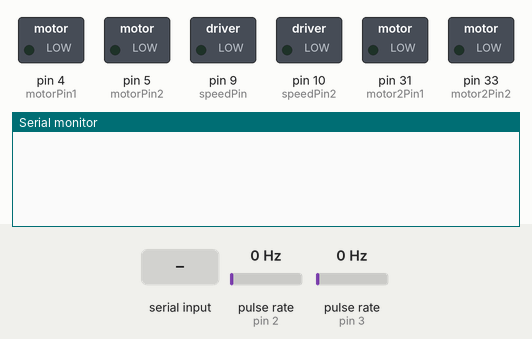
The sketch below on a simulated Arduino Mega 2560, built with avr-gcc and run on an emulated ATmega2560. Parts: switched loads named in the sketch (green lamp = pin HIGH), the last lines printed to the serial monitor. Wiring (inferred from the names in the program): 2 × pulse sensor: data pin 2 / data pin 3. The test bench sets the inputs (shaded band); at power-on: pulse rate (sensors on pin 2, pin 3) 0 Hz.

Above: at 1.2 s.
1.3 s: "90,45,200\n" received over Serial
At 3.2 s:
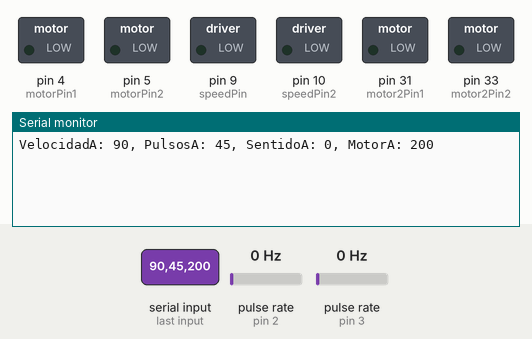
3.5 s: "90,45\n" received over Serial
At 5.1 s:
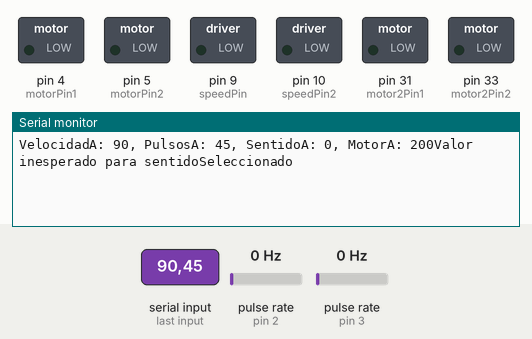
5.5 s: "90,45,200,10\n" received over Serial
At 6.6 s:
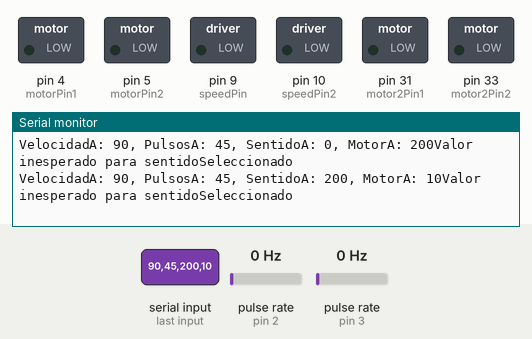

The sketch:

backendArduino.ino
```cpp
#include <avr/wdt.h>

int velocidadIngresada = 0;
int pulsosIngresados = 0;
int sentidoSeleccionado = 0;

int motorSeleccionado = 0;

const int motorPin1 = 4;   // Pin de control del motor - dirección 1
const int motorPin2 = 5;   // Pin de control del motor - dirección 2
const int speedPin = 9;    // Pin de salida PWM para controlar la velocidad del motor
const int encoderPin = 2;  // Pin de lectura del encoder (canal A)

const int motor2Pin1 = 31;
const int motor2Pin2 = 33;
const int speedPin2 = 10;
const int encoder2Pin = 3;

const int limitSensorRightPin = 6;  // Pin del sensor de límite derecho
const int limitSensorLeftPin = 7;   // Pin del sensor de límite izquierdo

volatile int contador = 0;  // Variable para almacenar la posición del encoder


void setup() {
  // Configuración de pines
  pinMode(motorPin1, OUTPUT);
  pinMode(motorPin2, OUTPUT);
  pinMode(encoderPin, INPUT_PULLUP);
  pinMode(speedPin, OUTPUT);

  pinMode(motor2Pin1, OUTPUT);
  pinMode(motor2Pin2, OUTPUT);
  pinMode(encoder2Pin, INPUT_PULLUP);
  pinMode(speedPin2, OUTPUT);

  pinMode(limitSensorRightPin, INPUT_PULLUP);
  pinMode(limitSensorLeftPin, INPUT_PULLUP);


  // Iniciar el monitor serial
  Serial.begin(9600);

  // Interrupciones para lectura del encoder
  attachInterrupt(digitalPinToInterrupt(encoderPin), updatePosition, CHANGE);  // CHANGE, RISING, FALLING, LOW y HIGH
  attachInterrupt(digitalPinToInterrupt(encoder2Pin), updatePosition, CHANGE);
  attachInterrupt(digitalPinToInterrupt(limitSensorRightPin), detenerDerecha, CHANGE);
  attachInterrupt(digitalPinToInterrupt(limitSensorLeftPin), detenerIzquierda, CHANGE);
}

void loop() {
  // Flag para indicar si los datos ya fueron procesados
  static bool datosProcesados = false;

  // Solo procesar datos si no han sido procesados aún
  if (!datosProcesados && Serial.available() > 0) {
    // Reiniciar variables antes de procesar nuevos datos
    velocidadIngresada = 0;
    pulsosIngresados = 0;
    sentidoSeleccionado = "";

    // Procesar la línea de datos
    String receivedData = Serial.readStringUntil('\n');

    // Dividir la cadena en partes usando la coma como separador
    int coma1 = receivedData.indexOf(',');
    int coma2 = receivedData.indexOf(',', coma1 + 1);

    if (coma1 != -1 && coma2 != -1) {
      velocidadIngresada = receivedData.substring(0, coma1).toInt();
      pulsosIngresados = receivedData.substring(coma1 + 1, coma2).toInt();
      sentidoSeleccionado = receivedData.substring(coma2 + 1, receivedData.lastIndexOf(',')).toInt();
      motorSeleccionado = receivedData.substring(receivedData.lastIndexOf(',') + 1).toInt();


      // Imprimir los valores almacenados
      Serial.print("VelocidadA: ");
      Serial.print(velocidadIngresada);
      Serial.print(", PulsosA: ");
      Serial.print(pulsosIngresados);
      Serial.print(", SentidoA: ");
      Serial.print(sentidoSeleccionado);
      Serial.print(", MotorA: ");
      Serial.print(motorSeleccionado);


      // Marcar los datos como procesados
      datosProcesados = true;
    }
  }


  //Serial.println(sentidoSeleccionado);
  if (sentidoSeleccionado == 0 || sentidoSeleccionado == 1) {
    moverMotor(velocidadIngresada, sentidoSeleccionado, pulsosIngresados);
    delay(1000);
  } else {
    // Puedes agregar un mensaje de error o cualquier otra acción en caso de un valor inesperado.
    Serial.println("Valor inesperado para sentidoSeleccionado");
  }


  // Restablecer datosProcesados a false
  datosProcesados = false;
  velocidadIngresada = 0;
  pulsosIngresados = 0;
  sentidoSeleccionado = 0;
}


void moverMotor(int velocidad, int sentidoGiro, int pulsos) {


  if (motorSeleccionado == 1) {
    // Establecer dirección de giro
    digitalWrite(motorPin1, sentidoGiro);
    digitalWrite(motorPin2, !sentidoGiro);

    // Control del motor según los pulsos especificados
    contador = 0;  // Reiniciar el contador


    while (contador < pulsos) {
      // Controlar la velocidad utilizando la señal PWM (modulación por ancho de pulso)

      detenerDerecha();
      detenerIzquierda();
      analogWrite(speedPin, velocidad);


      // Esperar un breve período para permitir que la interrupción actualice el contador
      delay(1);
    }

    // Detener el motor
    digitalWrite(motorPin1, LOW);
    digitalWrite(motorPin2, LOW);

    // Esperar un breve período para asegurar que el motor se detenga antes de salir de la función
    delay(100);
  } else if (motorSeleccionado == 2) {

    digitalWrite(motor2Pin1, sentidoGiro);
    digitalWrite(motor2Pin2, !sentidoGiro);

    // Control del motor según los pulsos especificados
    contador = 0;  // Reiniciar el contador

    while (contador < pulsos) {
      // Controlar la velocidad utilizando la señal PWM (modulación por ancho de pulso)
      analogWrite(speedPin2, velocidad);

      // Esperar un breve período para permitir que la interrupción actualice el contador
      delay(1);
    }

    // Detener el motor
    digitalWrite(motor2Pin1, LOW);
    digitalWrite(motor2Pin2, LOW);

    // Esperar un breve período para asegurar que el motor se detenga antes de salir de la función
    delay(100);
  }
}


void updatePosition() {
  // Actualizar la posición del encoder en función de las transiciones del canal A
  contador++;
}

void detenerDerecha() {
  if (digitalRead(limitSensorRightPin) == HIGH) {
    digitalWrite(motorPin1, LOW);
    digitalWrite(motorPin2, LOW);
    Serial.flush();


    // Imprimir mensaje
    Serial.println("Llegando a limite derecho, volviendo a home");
    Serial.print("Cambiando dirección a: ");
    Serial.println(!sentidoSeleccionado);

    // Continuar moviendo el motor en la nueva dirección
    moverMotor(255, !sentidoSeleccionado, 400);

    wdt_enable(WDTO_15MS);  // Activar el temporizador de reinicio de 15 ms
    while (1);  // Esperar a que ocurra el reinicio


  }
}

void detenerIzquierda() {
  if (digitalRead(limitSensorLeftPin) == HIGH) {
    digitalWrite(motorPin1, LOW);
    digitalWrite(motorPin2, LOW);
    Serial.flush();


    // Imprimir mensaje
    Serial.println("Llegando a limite izquierdo, volviendo a home");
    Serial.print("Cambiando dirección a: ");
    Serial.println(!sentidoSeleccionado);

    // Continuar moviendo el motor en la nueva dirección
    moverMotor(255, !sentidoSeleccionado, 400);

    wdt_enable(WDTO_15MS);  // Activar el temporizador de reinicio de 15 ms
    while (1);  // Esperar a que ocurra el reinicio


  }
}
```

Measured:
- after the input at 1.3 s, the serial monitor: prints a new line after 0.70 s (image 1)
- after the input at 3.5 s, the serial monitor: prints a new line after 0.50 s (image 2)
- after the input at 5.5 s, the serial monitor: prints a new line after 0.50 s (image 3)
